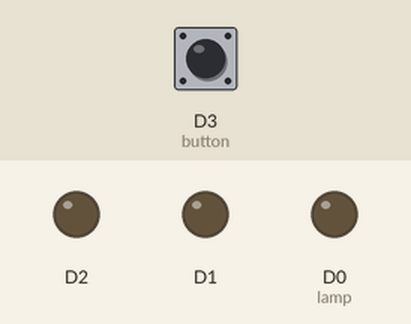
The sketch below on a simulated ESP8266 (NodeMCU). Parts: output pins drawn as LEDs (lit = HIGH). The inputs (shaded band) are chosen by the test bench; at power-on: D3 (button) HIGH.

Above: at 1.2 s.
1.3 s: D3 (button) pulled LOW for 3.2 s
At 5.5 s:
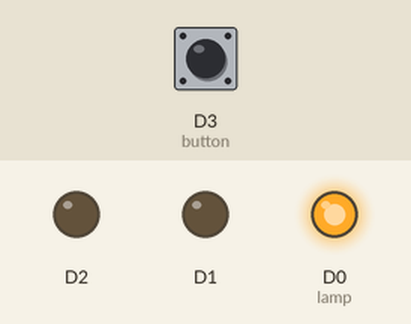
6.0 s: D3 (button) pulled LOW for 0.15 s
At 6.8 s:
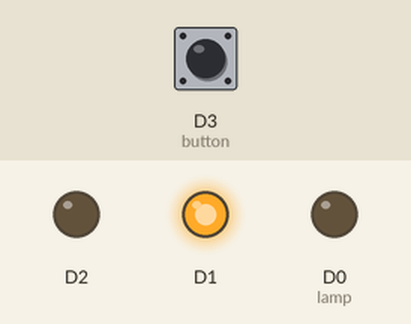
7.6 s: D3 (button) pulled LOW for 1 s
At 8.0 s:
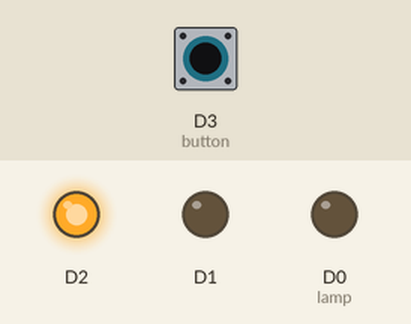
Timing chart, 0 to 10.6 s (numbered marks = the images above; inputs shaded):
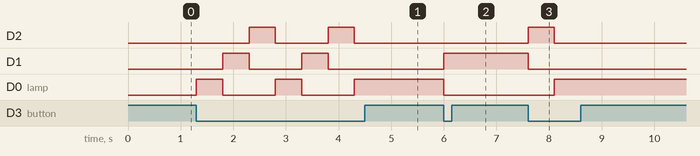

Measured:
- after the input at 1.3 s, D2: alternates HIGH for 0.50 s and LOW for 1.0 s, starting after 1.0 s; D1: alternates HIGH for 0.50 s and LOW for 1.0 s, 4 changes in all, then stays LOW, starting after 0.50 s; D0 (lamp): alternates HIGH for 0.50 s and LOW for 1.0 s, starting at once
- after the input at 6.0 s, D1: LOW → HIGH at once; D0 (lamp): HIGH → LOW at once
- after the input at 7.6 s, D2: LOW → HIGH at once, → LOW 0.50 s later; D1: HIGH → LOW at once; D0 (lamp): LOW → HIGH after 0.50 s

The sketch:

zd3.ino
```cpp
int g = 0;

void setup() {
pinMode(D0,OUTPUT); // lamp
pinMode(D1,OUTPUT);
pinMode(D2,OUTPUT);
pinMode(D3,INPUT); // button
}

void loop() {
if ((digitalRead(D3))== LOW) {
  g++;
switch(g){
    case 1:
     digitalWrite(D0, HIGH);
   digitalWrite(D1, LOW);
   digitalWrite(D2, LOW);
   delay(500);
    break;

    case 2:
     digitalWrite(D0, LOW);
   digitalWrite(D1, HIGH);
   digitalWrite(D2, LOW);
   delay(500);
    break;

    case 3:
     digitalWrite(D0, LOW);
   digitalWrite(D1, LOW);
   digitalWrite(D2, HIGH);
  delay(500);
    break;

    default:
   if(g>3){ g=0;}
    }

}
}
```
